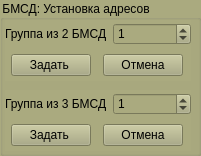
   <widget class="QGroupBox" name="groupBox_14">
    <property name="geometry">
     <rect>
      <x>810</x>
      <y>580</y>
      <width>201</width>
      <height>156</height>
     </rect>
    </property>
    <property name="styleSheet">
     <string notr="true">background-color: rgb(170, 170, 127);</string>
    </property>
    <property name="title">
     <string>БМСД: Установка адресов</string>
    </property>
    <widget class="QWidget" name="layoutWidget_33">
     <property name="geometry">
      <rect>
       <x>5</x>
       <y>20</y>
       <width>186</width>
       <height>61</height>
      </rect>
     </property>
     <layout class="QVBoxLayout" name="verticalLayout_33">
      <item>
       <layout class="QHBoxLayout" name="horizontalLayout_44">
        <item>
         <layout class="QHBoxLayout" name="horizontalLayout_45">
          <item>
           <layout class="QVBoxLayout" name="verticalLayout_34">
            <item>
             <widget class="QLabel" name="label_62">
              <property name="text">
               <string>Группа из 2 БМСД</string>
              </property>
             </widget>
            </item>
           </layout>
          </item>
         </layout>
        </item>
        <item>
         <layout class="QVBoxLayout" name="verticalLayout_35">
          <item>
           <widget class="QSpinBox" name="sbAdressBMSD2">
            <property name="maximum">
             <number>255</number>
            </property>
            <property name="value">
             <number>1</number>
            </property>
           </widget>
          </item>
         </layout>
        </item>
       </layout>
      </item>
      <item>
       <layout class="QHBoxLayout" name="horizontalLayout_46">
        <item>
         <widget class="QPushButton" name="sbSetAdressBMSD2">
          <property name="maximumSize">
           <size>
            <width>80</width>
            <height>16777215</height>
           </size>
          </property>
          <property name="text">
           <string>Задать </string>
          </property>
         </widget>
        </item>
        <item>
         <widget class="QPushButton" name="sbAbortAdressBMSD2">
          <property name="maximumSize">
           <size>
            <width>80</width>
            <height>16777215</height>
           </size>
          </property>
          <property name="text">
           <string>Отмена</string>
          </property>
         </widget>
        </item>
       </layout>
      </item>
     </layout>
    </widget>
    <widget class="QWidget" name="layoutWidget_63">
     <property name="geometry">
      <rect>
       <x>5</x>
       <y>90</y>
       <width>186</width>
       <height>61</height>
      </rect>
     </property>
     <layout class="QVBoxLayout" name="verticalLayout_32">
      <item>
       <layout class="QHBoxLayout" name="horizontalLayout_41">
        <item>
         <layout class="QHBoxLayout" name="horizontalLayout_42">
          <item>
           <layout class="QVBoxLayout" name="verticalLayout_30">
            <item>
             <widget class="QLabel" name="label_61">
              <property name="text">
               <string>Группа из 3 БМСД</string>
              </property>
             </widget>
            </item>
           </layout>
          </item>
         </layout>
        </item>
        <item>
         <layout class="QVBoxLayout" name="verticalLayout_31">
          <item>
           <widget class="QSpinBox" name="sbAdressBMSD3">
            <property name="maximum">
             <number>255</number>
            </property>
            <property name="value">
             <number>1</number>
            </property>
           </widget>
          </item>
         </layout>
        </item>
       </layout>
      </item>
      <item>
       <layout class="QHBoxLayout" name="horizontalLayout_43">
        <item>
         <widget class="QPushButton" name="sbSetAdressBMSD3">
          <property name="maximumSize">
           <size>
            <width>80</width>
            <height>16777215</height>
           </size>
          </property>
          <property name="text">
           <string>Задать </string>
          </property>
         </widget>
        </item>
        <item>
         <widget class="QPushButton" name="sbAbortAdressBMSD3">
          <property name="maximumSize">
           <size>
            <width>80</width>
            <height>16777215</height>
           </size>
          </property>
          <property name="text">
           <string>Отмена</string>
          </property>
         </widget>
        </item>
       </layout>
      </item>
     </layout>
    </widget>
   </widget>
